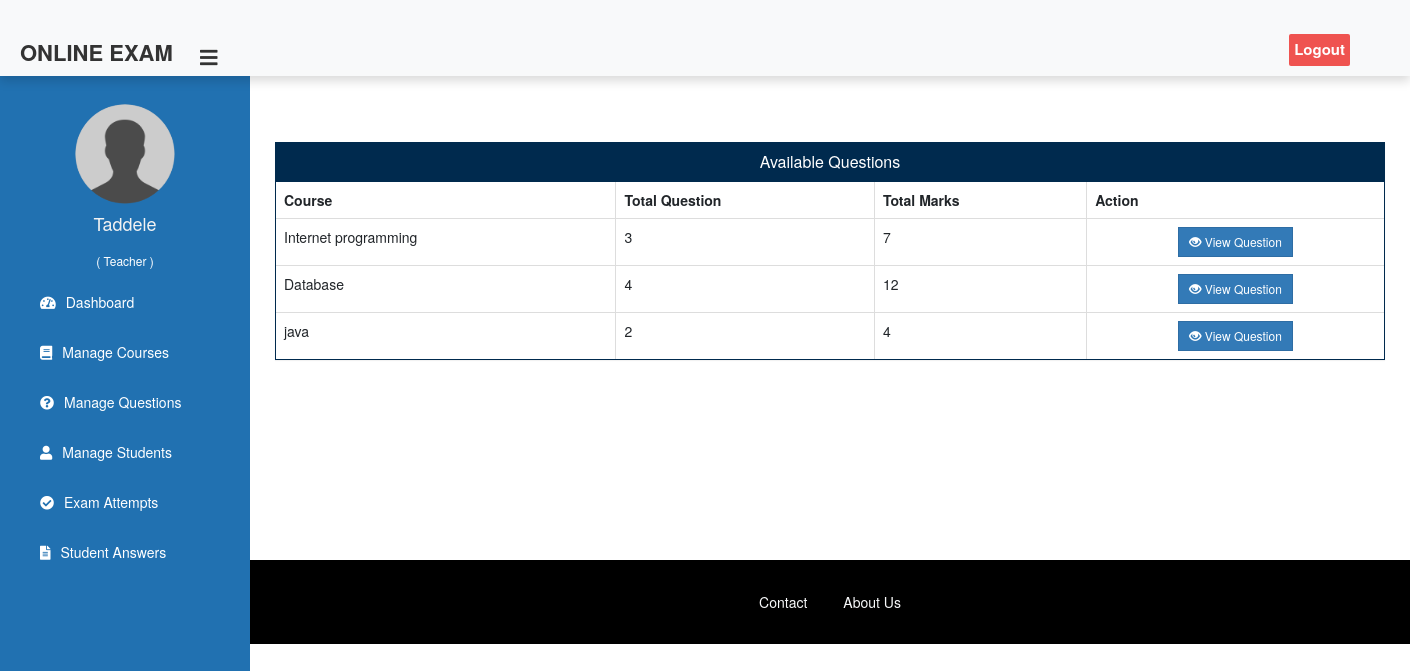
Page /teacher/teacher-view-question (signed in) on the committed database.
### student/models.py (models this page shows, shortened)
class CustomUser(AbstractBaseUser,PermissionsMixin):
    email = models.EmailField(unique=True)
    id_no = models.IntegerField(unique=True,primary_key=True)
    profile_picture = models.ImageField(upload_to='profile_pics/', blank=True)
    is_active = models.BooleanField(default=True)
    is_staff = models.BooleanField(default=False)
    first_name = models.CharField(max_length=20)
    last_name = models.CharField(max_length=20)
    departement = models.CharField(max_length=40)
    sex = models.CharField(max_length=4,choices=choices)
    objects = CustomUserManager()
    USERNAME_FIELD = 'id_no'
    REQUIRED_FIELDS = ['first_name', 'last_name', 'email']
    class Meta:
        verbose_name = 'user'
        verbose_name_plural = "Registered Users"
        permissions = [
            ("can_manage_students", "Can manage students")
        ]
    """def email_user(self, subject, message, from_email=None, **kwargs):

        #Sends an email to this User.

        send_mail(subject, message, from_email, [self.email], **kwargs)"""

### exam/models.py (models this page shows, shortened)
class Course(models.Model):
   course_name = models.CharField(max_length=50)
   number_of_questions = models.PositiveIntegerField()
   total_marks = models.PositiveIntegerField(default=None)
   time_duration = models.PositiveIntegerField(default=None)
   exam_password = models.CharField(max_length=20, null=True, blank=True)  # Field for exam password
   class Meta:
       verbose_name = "course"

### teacher/views.py (the view)
# urls.py: path('teacher-view-question', views.teacher_view_question_view,name='teacher-view-question'),
@login_required(login_url='teacherlogin')
def teacher_view_question_view(request):
    courses= QMODEL.Course.objects.all()
    return render(request,'teacher/teacher_view_question.html',{'courses':courses})

### templates/teacher/teacher_view_question.html (shortened to what this page needs)
{% extends 'teacher/teacherbase.html' %}
{% block content %}
{%load static%}
<head>
  <link href="//netdna.bootstrapcdn.com/bootstrap/3.0.0/css/bootstrap.min.css" rel="stylesheet" id="bootstrap-css">
</head>
<br><br>
<div class="container">
  <div class="panel panel-primary rounded-0">
    <div class="panel-heading rounded-0">
      <h6 class="panel-title">Available Questions</h6>
    </div>
    <table class="table table-hover table-bordered" id="dev-table">
      <thead>
        <tr>
          <th>Course</th>
          <th>Total Question</th>
          <th>Total Marks</th>
          <th>Action</th>
        </tr>
      </thead>
      {% for c in courses %}
      <tr>
        <td> {{c.course_name}}</td>
        <td>{{c.number_of_questions}}</td>
        <td>{{c.total_marks}}</td>
        <td class="text-center"><a class="btn btn-primary btn-sm" style="border-radius: 0%;" href="{% url 'see-question' c.id  %}"><span class="glyphicon glyphicon-eye-open"></span> View Question</a></td>
      </tr>
      {% endfor %}
    </table>
  </div>
</div>
<br><br><br><br><br><br>
{% endblock content %}

### templates/teacher/teacherbase.html (shortened to what this page needs)
<!DOCTYPE html>
{% load static %}
<html lang="en" dir="ltr">
<head>
  <link href="http://netdna.bootstrapcdn.com/bootstrap/4.0.0-beta/css/bootstrap.min.css" rel="stylesheet">
  <link rel="stylesheet" href="https://maxcdn.bootstrapcdn.com/bootstrap/4.4.1/css/bootstrap.min.css">
  <link href="https://maxcdn.bootstrapcdn.com/font-awesome/4.3.0/css/font-awesome.min.css" rel="stylesheet">
  <link rel="stylesheet" href="https://cdnjs.cloudflare.com/ajax/libs/font-awesome/5.12.1/css/all.min.css">
</head>
<body>
  <header class="shadow bg-light">
    <label for="check">
      <i style="left: 200px;margin-top: 17px;"class="fas fa-bars" id="sidebar_btn"></i>
    </label>
    <div class="left_area">
      <h3>Online Exam</h3>
    </div>
    <div class="right_area">
      <a href="/logout" class="logout_btn">Logout</a>
    </div>
  </header>
  <div class="sidebar">
  <center>
    <img src="{% static 'image/teacher-avatar.png' %}" class="profile_image" alt="">
    <h4>{{request.user.first_name}}</h4>
    <h6 style="color: rgb(255, 255, 255);">( Teacher )</h6>
  </center>
  <a href="/teacher/teacher-dashboard"><i class="fas fa-tachometer-alt"></i><span>Dashboard</span></a>
  <a href="/teacher/teacher-exam"><i class="fas fa-book"></i><span>Manage Courses</span></a>
  <a href="/teacher/teacher-question"><i class="fas fa-question-circle"></i><span>Manage Questions</span></a>
  <a href="/teacher/manage-students"><i class="fas fa-user"></i><span>Manage Students</span></a>
  <a href="/teacher/exam-attempts"><i class="fas fa-check-circle"></i><span>Exam Attempts</span></a>
  <a href="/teacher/view-answer"><i class="fas fa-file-alt"></i><span>Student Answers</span></a>
</div>
  <div class="content">
    <br><br><br><br><br>
    {% block content %}
    {% endblock content %}
    <br><br><br>
    {% include "exam/footer.html" %}
  </div>
</body>
</html>

### templates/teacher/teacherbase.html (style rules this page uses)
a:link { text-decoration: none; }
body { margin: 0; padding: 0; font-family: "Gill Sans", sans-serif;; }
header { position: fixed; padding: 20px; width: 100%; z-index: 1; height: 5.4em !important; }
.left_area h3 { margin: 0px; text-transform: uppercase; font-size: 22px; font-weight: 900; }
.logout_btn { padding: 5px; background: #ef5350; text-decoration: none; float: right; margin-top: -30px; margin-right: 40px; border-radius: 2px; font-size: 15px; font-weight: 600; color: #fff; transition: 0.5s; }
.sidebar { background: #2171b1; margin-top: 5.3em; padding-top: 30px; position: fixed; left: 0; width: 250px; height: 100%; transition: 0.5s; transition-property: left; }
.sidebar .profile_image { width: 100px; height: 100px; border-radius: 100px; margin-bottom: 10px; }
.sidebar h4 { color: #f3f3f3; margin-top: 0; margin-bottom: 20px; }
.sidebar a { color: #fff; display: block; width: 100%; line-height: 50px; text-decoration: none; padding-left: 40px; box-sizing: border-box; transition: 0.5s; }
.sidebar i { padding-right: 10px; }
label #sidebar_btn { z-index: 1; position: fixed; cursor: pointer; left: 300px; font-size: 20px; margin: 5px 0; transition: 0.5s; transition-property: color; }
.content { margin-left: 250px; margin-top: 2px; height: 100vh; transition: 0.5s; }
.panel-primary { border-color: #002a4e !important; }
.panel-primary>.panel-heading { background-color: #002a4e !important; border-color: #002a4e !important; }

### templates/teacher/teacher_view_question.html (style rules this page uses)
a:link { text-decoration: none; }
h6 { text-align: center; }

### templates/exam/footer.html (style rules this page uses)
html, body { height: 100%; margin: 0; display: flex; flex-direction: column; }

### rows in the picture
CustomUser: user.first_name "Taddele"
Course: course_name "Internet programming", number_of_questions "3", total_marks "7"
Course: course_name "Database", number_of_questions "4", total_marks "12"
Course: course_name "java", number_of_questions "2", total_marks "4"
